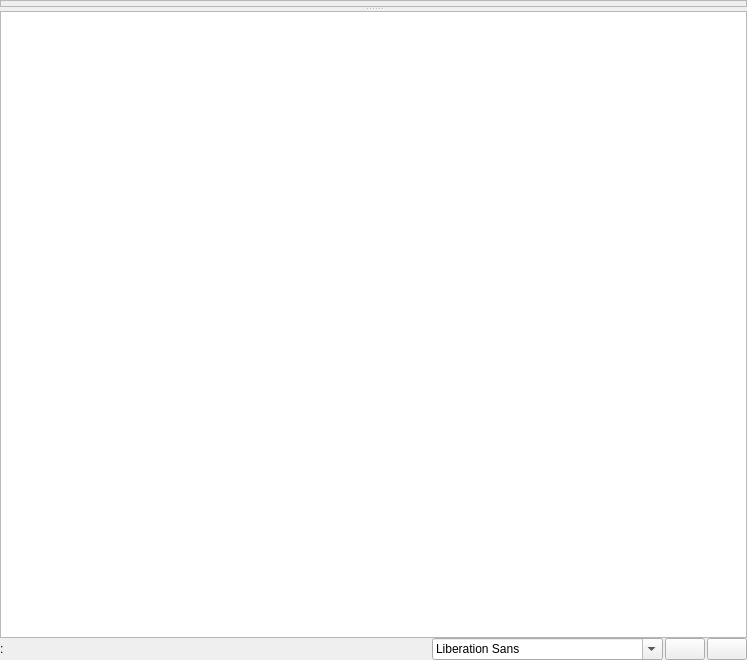
<?xml version="1.0" encoding="UTF-8"?>
<ui version="4.0">
 <class>Form</class>
 <widget class="QWidget" name="Form">
  <property name="geometry">
   <rect>
    <x>0</x>
    <y>0</y>
    <width>747</width>
    <height>660</height>
   </rect>
  </property>
  <property name="windowTitle">
   <string>Form</string>
  </property>
  <property name="styleSheet">
   <string notr="true"/>
  </property>
  <layout class="QVBoxLayout" name="verticalLayout">
   <property name="spacing">
    <number>0</number>
   </property>
   <property name="leftMargin">
    <number>0</number>
   </property>
   <property name="topMargin">
    <number>0</number>
   </property>
   <property name="rightMargin">
    <number>0</number>
   </property>
   <property name="bottomMargin">
    <number>0</number>
   </property>
   <item>
    <widget class="QSplitter" name="splitter">
     <property name="orientation">
      <enum>Qt::Vertical</enum>
     </property>
     <widget class="QFrame" name="webFrame">
      <property name="sizePolicy">
       <sizepolicy hsizetype="Preferred" vsizetype="MinimumExpanding">
        <horstretch>0</horstretch>
        <verstretch>0</verstretch>
       </sizepolicy>
      </property>
      <property name="frameShape">
       <enum>QFrame::StyledPanel</enum>
      </property>
      <property name="frameShadow">
       <enum>QFrame::Raised</enum>
      </property>
      <layout class="QVBoxLayout" name="webLayout">
       <property name="spacing">
        <number>0</number>
       </property>
       <property name="leftMargin">
        <number>0</number>
       </property>
       <property name="topMargin">
        <number>0</number>
       </property>
       <property name="rightMargin">
        <number>0</number>
       </property>
       <property name="bottomMargin">
        <number>0</number>
       </property>
      </layout>
     </widget>
     <widget class="QPlainTextEdit" name="editor">
      <property name="sizePolicy">
       <sizepolicy hsizetype="Expanding" vsizetype="Maximum">
        <horstretch>0</horstretch>
        <verstretch>0</verstretch>
       </sizepolicy>
      </property>
     </widget>
    </widget>
   </item>
   <item>
    <widget class="QFrame" name="frame_3">
     <property name="frameShape">
      <enum>QFrame::NoFrame</enum>
     </property>
     <property name="frameShadow">
      <enum>QFrame::Raised</enum>
     </property>
     <layout class="QHBoxLayout" name="horizontalLayout_4">
      <property name="spacing">
       <number>2</number>
      </property>
      <property name="leftMargin">
       <number>0</number>
      </property>
      <property name="topMargin">
       <number>0</number>
      </property>
      <property name="rightMargin">
       <number>0</number>
      </property>
      <property name="bottomMargin">
       <number>0</number>
      </property>
      <item>
       <widget class="QLabel" name="filenameLabel">
        <property name="sizePolicy">
         <sizepolicy hsizetype="MinimumExpanding" vsizetype="Maximum">
          <horstretch>0</horstretch>
          <verstretch>0</verstretch>
         </sizepolicy>
        </property>
        <property name="font">
         <font>
          <pointsize>9</pointsize>
         </font>
        </property>
        <property name="text">
         <string>:</string>
        </property>
       </widget>
      </item>
      <item>
       <widget class="QFontComboBox" name="fontComboBox">
        <property name="sizePolicy">
         <sizepolicy hsizetype="Maximum" vsizetype="Fixed">
          <horstretch>0</horstretch>
          <verstretch>0</verstretch>
         </sizepolicy>
        </property>
       </widget>
      </item>
      <item>
       <widget class="QPushButton" name="pushButton_3">
        <property name="sizePolicy">
         <sizepolicy hsizetype="Maximum" vsizetype="Fixed">
          <horstretch>0</horstretch>
          <verstretch>0</verstretch>
         </sizepolicy>
        </property>
        <property name="text">
         <string/>
        </property>
        <property name="icon">
         <iconset resource="../../../kuttypy-gui/utilities/templates/resplus.qrc">
          <normaloff>:/control/plus.svg</normaloff>:/control/plus.svg</iconset>
        </property>
       </widget>
      </item>
      <item>
       <widget class="QPushButton" name="pushButton_4">
        <property name="sizePolicy">
         <sizepolicy hsizetype="Maximum" vsizetype="Fixed">
          <horstretch>0</horstretch>
          <verstretch>0</verstretch>
         </sizepolicy>
        </property>
        <property name="text">
         <string/>
        </property>
        <property name="icon">
         <iconset resource="../../../kuttypy-gui/utilities/templates/resplus.qrc">
          <normaloff>:/control/minus.svg</normaloff>:/control/minus.svg</iconset>
        </property>
       </widget>
      </item>
     </layout>
    </widget>
   </item>
  </layout>
 </widget>
 <resources>
  <include location="../../../kuttypy-gui/utilities/templates/resplus.qrc"/>
 </resources>
 <connections>
  <connection>
   <sender>fontComboBox</sender>
   <signal>currentTextChanged(QString)</signal>
   <receiver>Form</receiver>
   <slot>setFont(QString)</slot>
   <hints>
    <hint type="sourcelabel">
     <x>609</x>
     <y>620</y>
    </hint>
    <hint type="destinationlabel">
     <x>605</x>
     <y>657</y>
    </hint>
   </hints>
  </connection>
  <connection>
   <sender>pushButton_3</sender>
   <signal>clicked()</signal>
   <receiver>Form</receiver>
   <slot>fontPlus()</slot>
   <hints>
    <hint type="sourcelabel">
     <x>685</x>
     <y>620</y>
    </hint>
    <hint type="destinationlabel">
     <x>687</x>
     <y>653</y>
    </hint>
   </hints>
  </connection>
  <connection>
   <sender>pushButton_4</sender>
   <signal>clicked()</signal>
   <receiver>Form</receiver>
   <slot>fontMinus()</slot>
   <hints>
    <hint type="sourcelabel">
     <x>715</x>
     <y>608</y>
    </hint>
    <hint type="destinationlabel">
     <x>749</x>
     <y>603</y>
    </hint>
   </hints>
  </connection>
 </connections>
 <slots>
  <slot>show_fft()</slot>
  <slot>save_data()</slot>
  <slot>select_wave(int)</slot>
  <slot>select_wgain(int)</slot>
  <slot>awg_slider(int)</slot>
  <slot>awg_text()</slot>
  <slot>sq1_dc()</slot>
  <slot>sq1_slider(int)</slot>
  <slot>sq1_text()</slot>
  <slot>pv1_slider(int)</slot>
  <slot>pv2_slider(int)</slot>
  <slot>pv1_text()</slot>
  <slot>pv2_text()</slot>
  <slot>select_range_A1(int)</slot>
  <slot>select_range_A2(int)</slot>
  <slot>select_range_A3(int)</slot>
  <slot>select_range_MIC(int)</slot>
  <slot>set_timebase(int)</slot>
  <slot>select_trig_source(int)</slot>
  <slot>set_trigger(int)</slot>
  <slot>show_voltmeter()</slot>
  <slot>pcs_slider(int)</slot>
  <slot>setFont(QString)</slot>
  <slot>fontPlus()</slot>
  <slot>fontMinus()</slot>
 </slots>
</ui>
